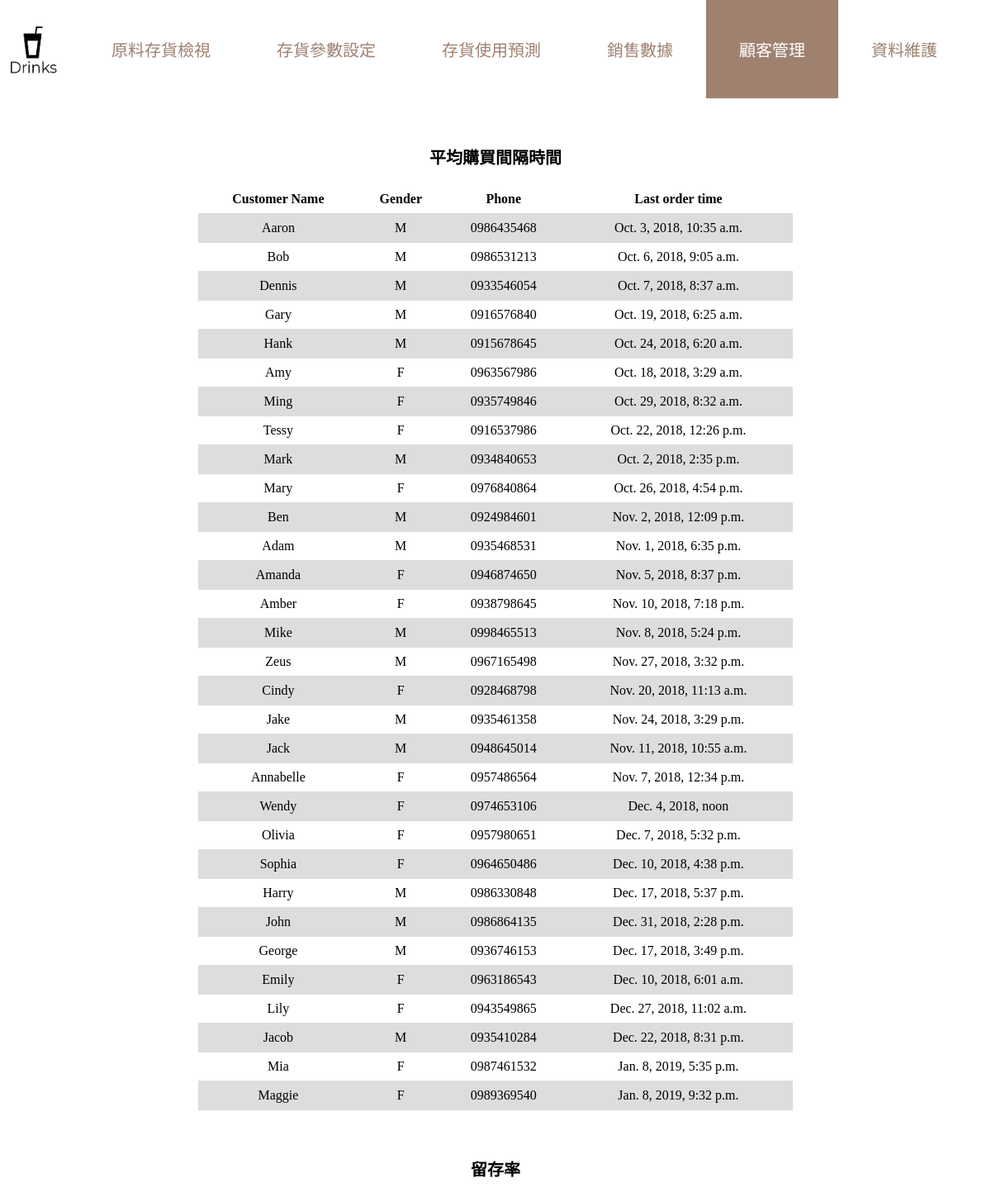
Page /management/customer_info on the earlier database version.
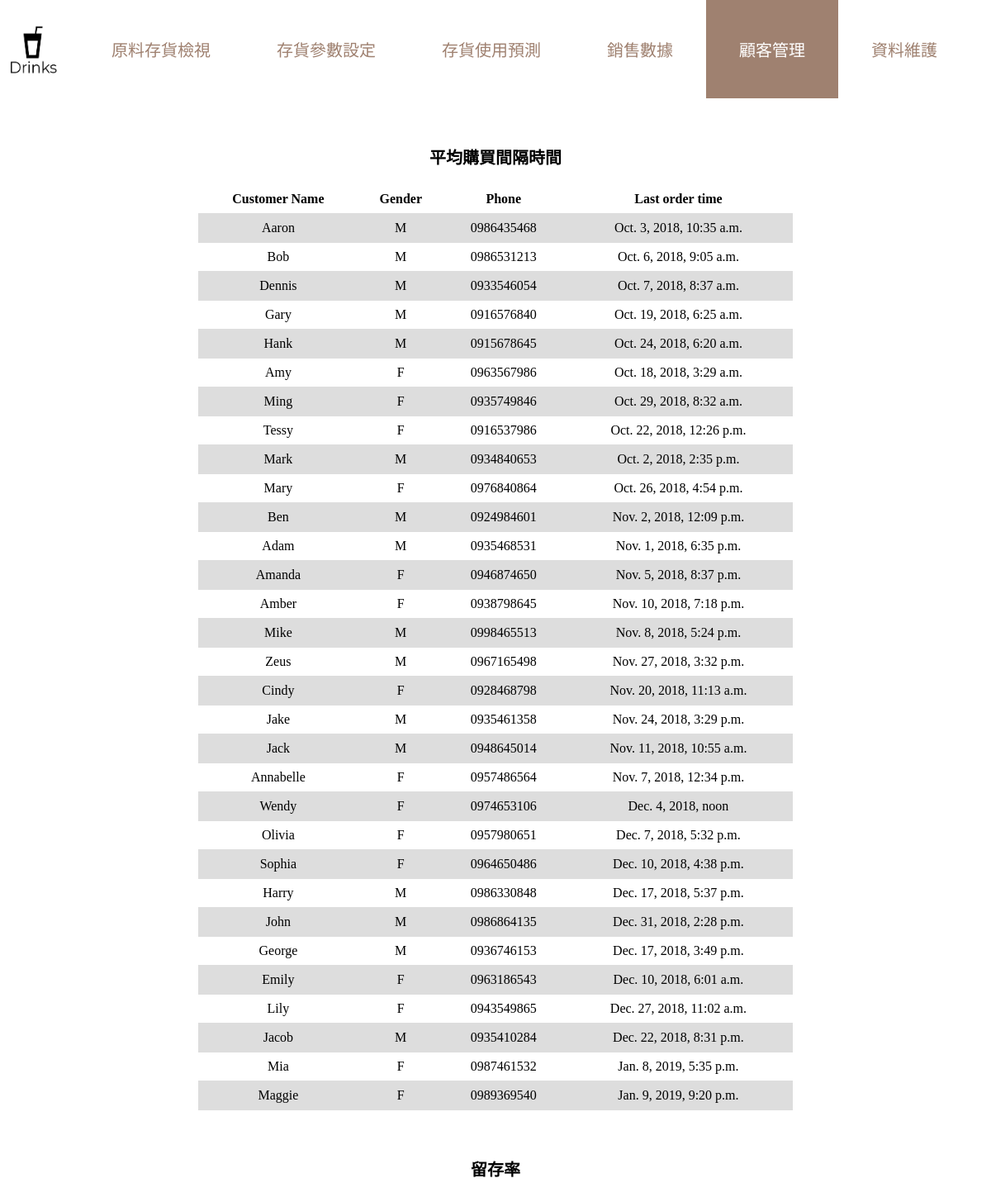
Same page on the later database version.
### drink/models.py (models this page shows, shortened)
class Customer(models.Model):
    customer_phone = models.CharField(max_length=10)
    name = models.CharField(max_length=20)
    gender = models.CharField(max_length=3)
    points = models.DecimalField(max_digits=10, decimal_places=0)
    create_time = models.DateTimeField()
    latest_order_time = models.DateTimeField()  # we have to .save() to change it

### drink/views.py (the view)
# urls.py: path('management/customer_info', customer_info),
def customer_info(request):
    customer_list=list(Customer.objects.all())
    return render(request,'customer_info.html',locals())

### drink/templates/customer_info.html (shortened to what this page needs)
<!DOCTYPE html>
<html>
<head>
</head>
<body>
    <ul class="topnav">
      <li>
        {% load staticfiles %}
        <img src=" {% static 'logo.png' %} " style="width:80px; height:80px; float:left; padding-right:15px; padding-top: 20px;" onclick="window.location.href ='/drink_system'"></li>
      <li><a class='other' href="/management/ingredient">原料存貨檢視</a></li>
      <li><a class='other' href='/management/variable_setting'>存貨參數設定</a></li>
      <li><a class='other' href='/management/inventory_prediction'>存貨使用預測</a></li>
      <li><a class='other' href="/management/sales_info">銷售數據</a></li>
      <li><a class='active'>顧客管理</a></li>
      <li><a class='other' href="/admin">資料維護</a></li>
    </ul>
<br>
<br>
    <p style='font-size: 20px' align="center"><b>平均購買間隔時間</b></p>
    <table align="center">
                <tr>
                    <th>Customer Name</th>
                    <th>Gender</th>
                    <th>Phone</th>
                    <th>Last order time</th>
                </tr>
                {%for customer in customer_list%}
                {%if customer.gender != "no" %}
                <tr>
                    <td>{{customer.name}}</td>
                    <td>{{customer.gender}}</td>
                    <td>{{customer.customer_phone}}</td>
                    <td>{{customer.latest_order_time}}</td>
                </tr>
                {%endif%}
                {%endfor%}
    </table>
    <br>
    <br>
            <p style='font-size: 20px' align="center"><b>留存率</b></p>
            <div id="container"></div>
</body>
</html>

Differences in the rows shown:
changed Customer "Maggie": latest_order_time "Jan. 8, 2019, 9:32 p.m." → "Jan. 9, 2019, 9:20 p.m."
